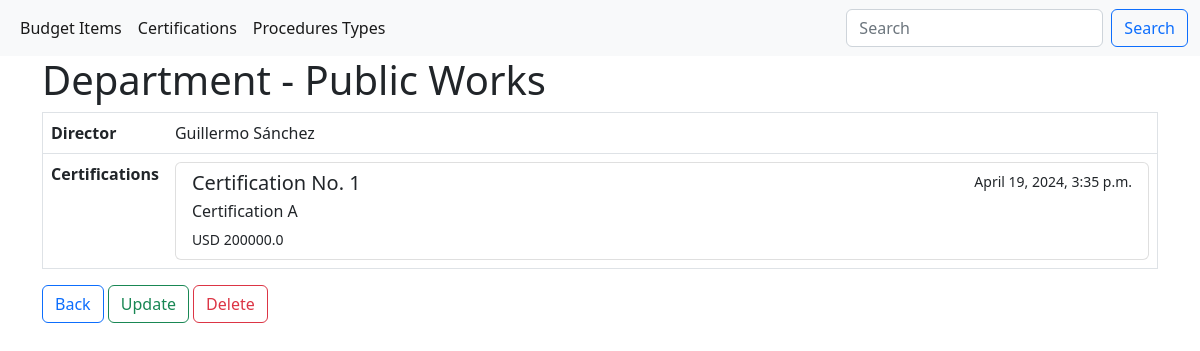
Before: /departments/1/ with the older database file.
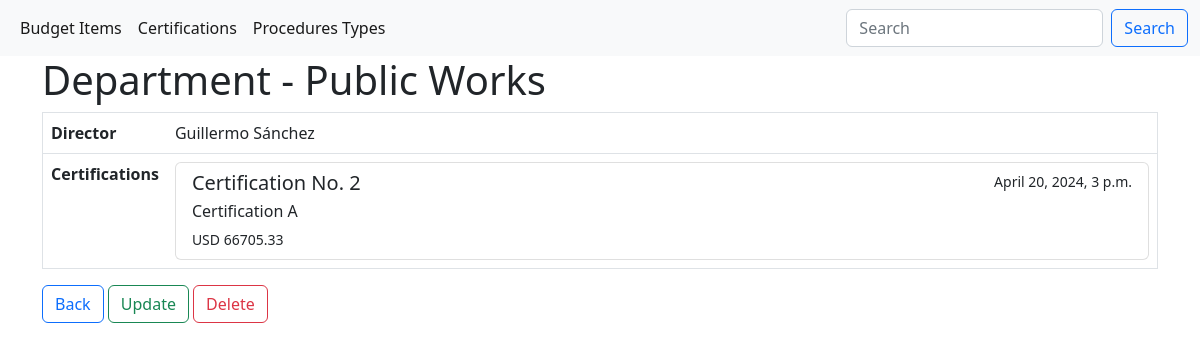
After: the same page with the newer database file.
### certifications/models.py (models this page shows, shortened)
class Certifications(models.Model):
    number = models.AutoField(
        primary_key = True
    )
    procedure = models.ForeignKey(
        ProceduresTypes,
        on_delete = models.CASCADE
    )
    budget_item = models.ForeignKey(
        BudgetItems,
        on_delete = models.CASCADE
    )
    department = models.ForeignKey(
        Departments,
        on_delete = models.CASCADE
    )
    date = models.DateTimeField(
        auto_now = True
    )
    budget = models.FloatField()
    description = models.TextField()
    period = models.IntegerField()

### departments/views.py (the view)
# urls.py: path("<str:pk>/", DepartmentsDetailView.as_view(), name = "detail"),
class DepartmentsDetailView(DetailView):
    model = Departments
    template_name = "departments_detail.html"

### departments/templates/departments_detail.html (shortened to what this page needs)
{% extends 'departments_base.html' %}
{% block body %}
  <table class="table border">
    <thead class="table-light">
      <h1>Department - {{ object.name }}</h1>
    </thead>
    <tbody>
      <tr>
        <td style="width: 10%">
          <b>Director</b>
        </td>
        <td>{{ object.director }}</td>
      </tr>
      <tr>
        <td style="width: 10%">
          <b>Certifications</b>
        </td>
        <td>
          <div class="list-group">
            {% for certification  in object.certifications_set.all %}
              <a href="{% url 'certifications:detail' certification.pk %}" class="list-group-item list-group-item-action" aria-current="true">
                <div class="d-flex w-100 justify-content-between">
                  <h5 class="mb-1">Certification No. {{ certification.number }}</h5>
                  <small>{{ certification.date }}</small>
                </div>
                <p class="mb-1">{{ certification.description }}</p>
                <small>USD {{ certification.budget }}</small>
              </a>
            {% endfor %}
          </div>
        </td>
      </tr>
    </tbody>
  </table>
  <a href="{% url 'departments:list' %}" class="btn btn-outline-primary">Back</a>
  <a href="{% url 'departments:update' object.pk %}" class="btn btn-outline-success">Update</a>
  <a href="{% url 'departments:delete' object.pk %}" class="btn btn-outline-danger">Delete</a>
{% endblock %}

Changed rows visible on the page:
removed Certifications: number "1", date "April 19, 2024, 3:35 p.m.", description "Certification A", budget "200000.0"
added Certifications: number "2", date "April 20, 2024, 3 p.m.", description "Certification A", budget "66705.33"
